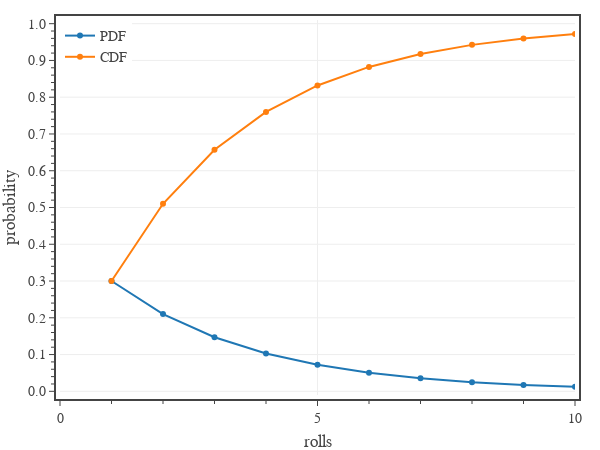

Notebook cell for this chart:
### Code cell
# Unused figure: Shows the probability of character A's initiative roll being higher than B's, lower than B's, or tying B's
# create figure
fig = go.Figure(
    layout=go.Layout(
        template=tfb.FIG_TEMPLATE,
        xaxis=dict(
            title_text='rolls',
            range=[0, 10],
            tick0=0, dtick=5,
            minor=dict(tick0=0, dtick=1),
        ),
        yaxis=dict(
            title_text='probability',
            range=[-0.01,1.01],
            tickformat='.1f',
            tick0=0, dtick=0.1,
            minor=dict(tick0=0, dtick=0.02),
        ),
        legend=dict(
            xanchor='left', yanchor='top',
            x=0.00, y=1.00,
            orientation='v',
            tracegroupgap=0,
        )
    )
)

p_enc = 0.3
p_non = 0.7

rolls = list(range(1, 11))
probs = [p_enc*(p_non**(r-1)) for r in rolls]

fig.add_trace(go.Scatter(
    x=rolls,
    y=probs,
    mode='lines+markers',
    name=f'PDF',
    #line_color=COLOR_LIST[i],
    hovertemplate=
        'rolls %{x:.0f}<br>'+
        'probability %{y:.1%}<extra></extra>',
))

rolls = list(range(1, 11))
probs = [1 - p_non**(r) for r in rolls]
fig.add_trace(go.Scatter(
    x=rolls,
    y=probs,
    mode='lines+markers',
    name=f'CDF',
    #line_color=COLOR_LIST[i],
    hovertemplate=
        'rolls %{x:.0f}<br>'+
        'probability %{y:.1%}<extra></extra>',
))

# show figure
fig.update_layout(width=600, height=450)
fig.show(config=tfb.FIG_CONFIG)

# save figures
if SAVEFIGS and False:
    fig.update_layout(autosize=True, width=None, height=None)
    #tfb.save_fig_html(fig, format='large', name=f'./fig-example-rolls-before-encounter-large')
    #tfb.save_fig_html(fig, format='small', name=f'./fig-example-rolls-before-encounter-small')

### Figure 1 — Plotly figure (JSON) as saved in the notebook; plotly's stock layout.template omitted (floating-point values rounded to 4 significant figures)
{"data": [{"hovertemplate": "rolls %{x:.0f}<br>probability %{y:.1%}<extra></extra>", "mode": "lines+markers", "name": "PDF", "type": "scatter", "x": [1, 2, 3, 4, 5, 6, 7, 8, 9, 10], "y": [0.3, 0.21, 0.147, 0.1029, 0.07203, 0.05042, 0.03529, 0.02471, 0.01729, 0.01211]}, {"hovertemplate": "rolls %{x:.0f}<br>probability %{y:.1%}<extra></extra>", "mode": "lines+markers", "name": "CDF", "type": "scatter", "x": [1, 2, 3, 4, 5, 6, 7, 8, 9, 10], "y": [0.3, 0.51, 0.657, 0.7599, 0.8319, 0.8824, 0.9176, 0.9424, 0.9596, 0.9718]}], "layout": {"height": 450, "legend": {"orientation": "v", "tracegroupgap": 0, "x": 0, "xanchor": "left", "y": 1, "yanchor": "top"}, "width": 600, "xaxis": {"dtick": 5, "minor": {"dtick": 1, "tick0": 0}, "range": [0, 10], "tick0": 0, "title": {"text": "rolls"}}, "yaxis": {"dtick": 0.1, "minor": {"dtick": 0.02, "tick0": 0}, "range": [-0.01, 1.01], "tick0": 0, "tickformat": ".1f", "title": {"text": "probability"}}}}
